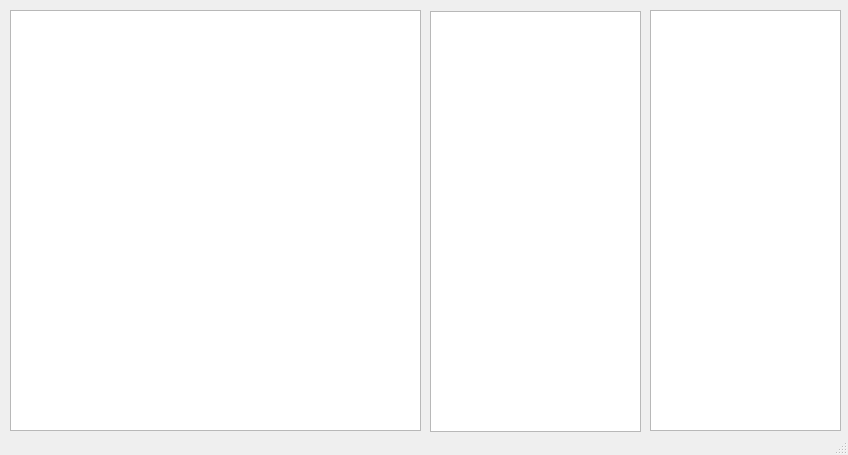
<?xml version="1.0" encoding="UTF-8"?>
<ui version="4.0">
 <class>MainWindow</class>
 <widget class="QMainWindow" name="MainWindow">
  <property name="geometry">
   <rect>
    <x>0</x>
    <y>0</y>
    <width>848</width>
    <height>455</height>
   </rect>
  </property>
  <property name="windowTitle">
   <string>MainWindow</string>
  </property>
  <widget class="QWidget" name="centralWidget">
   <widget class="QListWidget" name="devicesNamesList">
    <property name="geometry">
     <rect>
      <x>10</x>
      <y>10</y>
      <width>411</width>
      <height>421</height>
     </rect>
    </property>
   </widget>
   <widget class="QListWidget" name="vendorIDList">
    <property name="geometry">
     <rect>
      <x>430</x>
      <y>11</y>
      <width>211</width>
      <height>421</height>
     </rect>
    </property>
   </widget>
   <widget class="QListWidget" name="deviceIDList">
    <property name="geometry">
     <rect>
      <x>650</x>
      <y>10</y>
      <width>191</width>
      <height>421</height>
     </rect>
    </property>
   </widget>
  </widget>
  <widget class="QStatusBar" name="statusBar"/>
 </widget>
 <layoutdefault spacing="6" margin="11"/>
 <resources/>
 <connections/>
</ui>
